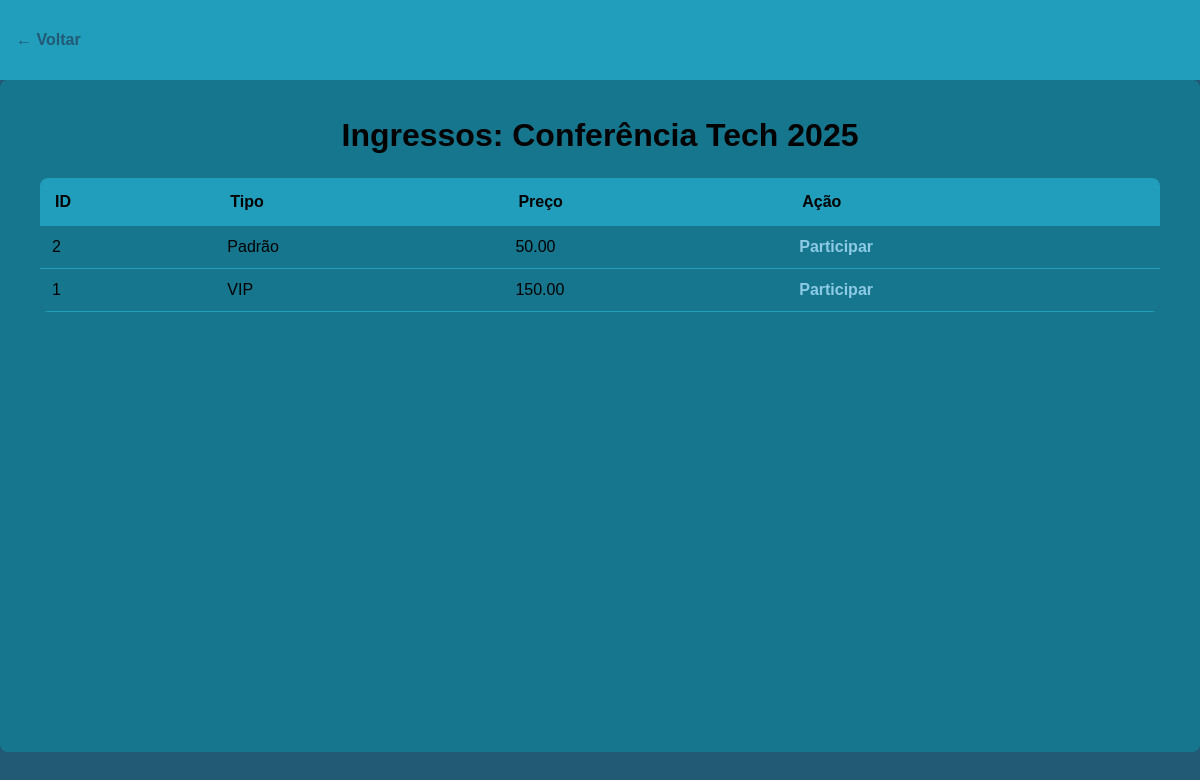
Page /ingressos/listar.php?evento=1 on the committed database.
### tables this page shows
CREATE TABLE Evento (
    id_evento INT PRIMARY KEY AUTO_INCREMENT,
    nome_evento VARCHAR(100) NOT NULL,
    data_evento DATETIME NOT NULL,
    id_local INT,
    id_organizador INT,
    FOREIGN KEY (id_local) REFERENCES Local(id_local),
    FOREIGN KEY (id_organizador) REFERENCES Organizador(id_organizador)
);

CREATE TABLE Ingresso (
    id_ingresso INT PRIMARY KEY AUTO_INCREMENT,
    id_evento INT,
    tipo VARCHAR(50) NOT NULL,
    preco DECIMAL(10, 2) NOT NULL,
    FOREIGN KEY (id_evento) REFERENCES Evento(id_evento)
);

### ingressos/listar.php (the view, shortened to what this page needs)
<?php
include_once '../config/conexao.php';
$id_evento = (int) $_GET['evento'];
$stmt = $conn->prepare("SELECT * FROM Evento WHERE id_evento = ?");
$stmt->execute([$id_evento]);
$evento = $stmt->fetch(PDO::FETCH_ASSOC);
$sql = $conn->prepare("SELECT i.id_ingresso, i.tipo, i.preco FROM Ingresso i WHERE i.id_evento = ? ORDER BY i.id_ingresso DESC");
$sql->execute([$id_evento]);
$ingressos = $sql->fetchAll(PDO::FETCH_ASSOC);
?>
<!DOCTYPE html>
<html lang="pt-br">
<head>
    <link rel="stylesheet" href="../css/admin_style.css">
</head>
<body>
    <header>
        <div id="config">
            <a href="../index.php">&larr; Voltar</a>
        </div>
    </header>
    <div class="container">
        <h1>Ingressos: <?= htmlspecialchars($evento['nome_evento']) ?></h1>
        <?php if (empty($ingressos)): ?>
            <p>Nenhum ingresso disponível para este evento.</p>
        <?php else: ?>
            <table>
                <tr><th>ID</th><th>Tipo</th><th>Preço</th><th>Ação</th></tr>
                <?php foreach($ingressos as $i): ?>
                    <tr>
                        <td><?= htmlspecialchars($i['id_ingresso']) ?></td>
                        <td><?= htmlspecialchars($i['tipo']) ?></td>
                        <td><?= htmlspecialchars($i['preco']) ?></td>
                        <td><a href="../participante/cadastrar.php?evento=<?= urlencode($id_evento) ?>&ingresso=<?= urlencode($i['id_ingresso']) ?>">Participar</a></td>
                    </tr>
                <?php endforeach; ?>
            </table>
        <?php endif; ?>
    </div>
</body>
</html>

### css/admin_style.css (style rules this page uses)
:root { --mainColor: #219EBC; --secondaryColor: #15768D; --accentColor: #8ECAE6; --textColor: #000000; --bg-col: #225974; }
body { margin: 0; padding: 0; font-family: Arial, sans-serif; background-color: var(--bg-col); color: var(--textColor); padding-top: 10vh; }
a { color: var(--accentColor); font-weight: bold; text-decoration: none; }
header { position: fixed; top: 0; left: 0; width: 100%; height: 10vh; background-color: var(--mainColor); display: flex; align-items: center; justify-content: space-between; z-index: 100; }
#config { display: flex; align-items: center; padding-left: 1rem; }
#config a { color: var(--bg-col); font-weight: bold; text-decoration: none; }
.container { max-width: 1200px; margin: 0 auto; padding: 2vh 5vh; background-color: var(--secondaryColor); min-height: 80vh; border-radius: 8px; }
h1 { color: var(--textColor); text-align: center; margin-bottom: 3vh; }
table { width: 100%; border-collapse: collapse; margin-top: 2vh; background-color: var(--bg-col); border-radius: 8px; overflow: hidden; }
table th { background-color: var(--mainColor); color: var(--textColor); padding: 15px; text-align: left; }
table td { background-color: var(--secondaryColor); color: var(--textColor); padding: 12px; border-bottom: 1px solid var(--mainColor); }
table a { color: var(--accentColor); text-decoration: none; font-weight: bold; }

### rows in the picture
evento: nome_evento "Conferência Tech 2025"
ingresso: id_ingresso "2", tipo "Padrão", preco "50.00"
ingresso: id_ingresso "1", tipo "VIP", preco "150.00"
